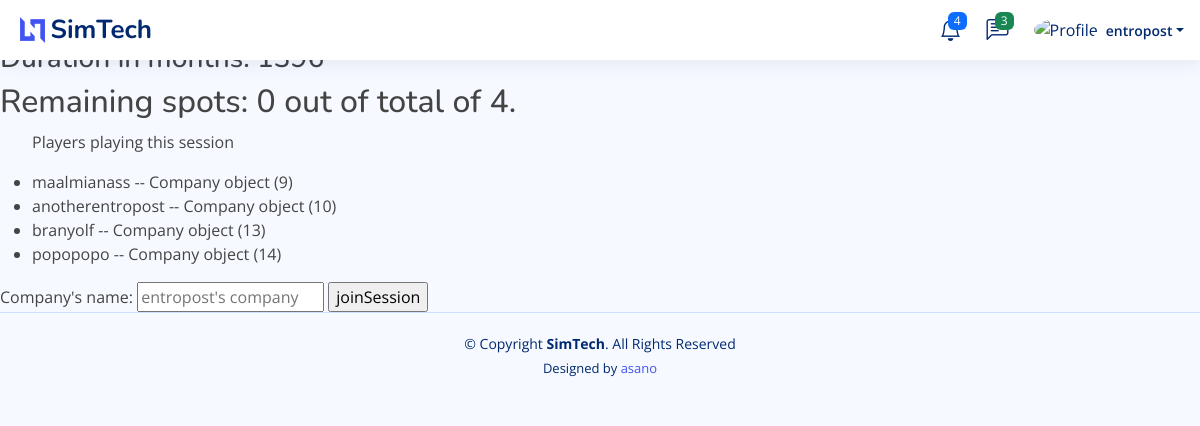
Page /join/session/5 (signed in) on the committed database.
### simGame/models.py (models this page shows)
class Company(models.Model):
    simgame = models.ForeignKey(simGame, on_delete = models.RESTRICT)
    owner = models.ForeignKey(User, on_delete = models.RESTRICT, null = True)
    month = models.IntegerField()
    name = models.CharField(max_length=100)
    priceP1 = models.DecimalField(max_digits=8, decimal_places=2, null = True, blank = True)
    priceP2 = models.DecimalField(max_digits=8, decimal_places=2, null = True, blank = True)
    priceP3 = models.DecimalField(max_digits=8, decimal_places=2, null = True, blank = True)
    pubBrand = models.DecimalField(max_digits=8, decimal_places=2, null = True, blank = True)
    pubP1 = models.DecimalField(max_digits=8, decimal_places=2, null = True, blank = True)
    pubP2 = models.DecimalField(max_digits=8, decimal_places=2, null = True, blank = True)
    pubP3 = models.DecimalField(max_digits=8, decimal_places=2, null = True, blank = True)
    payDelP1 = models.IntegerField(null = True, blank = True)
    payDelP2 = models.IntegerField(null = True, blank = True)
    payDelP3 = models.IntegerField(null = True, blank = True)
    prodOrderP1 = models.IntegerField(null = True, blank = True)
    prodOrderP2 = models.IntegerField(null = True, blank = True)
    prodOrderP3 = models.IntegerField(null = True, blank = True)
    acqMoul = models.IntegerField(null = True, blank = True)
    acqFin = models.IntegerField(null = True, blank = True)
    cesMoul = models.IntegerField(null = True, blank = True)
    cesFin = models.IntegerField(null = True, blank = True)
    newLeasingMoul = models.IntegerField(null = True, blank = True)
    newLeasingFin = models.IntegerField(null = True, blank = True)
    comWood1 = models.DecimalField(max_digits=8, decimal_places=2, null = True, blank = True)
    comWood2 = models.DecimalField(max_digits=8, decimal_places=2, null = True, blank = True)
    comWood3 = models.DecimalField(max_digits=8, decimal_places=2, null = True, blank = True)
    comPlastic1 = models.DecimalField(max_digits=8, decimal_places=2, null = True, blank = True)
    comPlastic2 = models.DecimalField(max_digits=8, decimal_places=2, null = True, blank = True)
    comPlastic3 = models.DecimalField(max_digits=8, decimal_places=2, null = True, blank = True)
    commercialRepHirings = models.IntegerField(null = True, blank = True)
    commercialRepDismissals = models.IntegerField(null = True, blank = True)
    commercialRepBaseSalary = models.DecimalField(max_digits=8, decimal_places=2, null = True, blank = True)
    commercialRepCommisions = models.DecimalField(max_digits=4, decimal_places=2, null = True, blank = True)
    productionDirHirings = models.IntegerField(null = True, blank = True)
    productionDirDismissals = models.IntegerField(null = True, blank = True)
    productionDirBaseSalary = models.DecimalField(max_digits=8, decimal_places=2, null = True, blank = True)
    productionExecHirings = models.IntegerField(null = True, blank = True)
    productionExecDismissals = models.IntegerField(null = True, blank = True)
    productionExecBaseSalary = models.DecimalField(max_digits=8, decimal_places=2, null = True, blank = True)
    productionEmpHirings = models.IntegerField(null = True, blank = True)
    productionEmpDismissals = models.IntegerField(null = True, blank = True)
    productionEmpBaseSalary = models.DecimalField(max_digits=8, decimal_places=2, null = True, blank = True)
    supplyDirHirings = models.IntegerField(null = True, blank = True)
    supplyDirDismissals = models.IntegerField(null = True, blank = True)
    supplyDirBaseSalary = models.DecimalField(max_digits=8, decimal_places=2, null = True, blank = True)
    supplyExecHirings = models.IntegerField(null = True, blank = True)
    supplyExecDismissals = models.IntegerField(null = True, blank = True)
    supplyExecBaseSalary = models.DecimalField(max_digits=8, decimal_places=2, null = True, blank = True)
    supplyEmpHirings = models.IntegerField(null = True, blank = True)
    supplyEmpDismissals = models.IntegerField(null = True, blank = True)
    supplyEmpBaseSalary = models.DecimalField(max_digits=8, decimal_places=2, null = True, blank = True)
    administrationDirHirings = models.IntegerField(null = True, blank = True)
    administrationDirDismissals = models.IntegerField(null = True, blank = True)
    administrationDirBaseSalary = models.DecimalField(max_digits=8, decimal_places=2, null = True, blank = True)
    administrationExecHirings = models.IntegerField(null = True, blank = True)
    administrationExecDimissals = models.IntegerField(null = True, blank = True)
    administrationExecBaseSalary = models.IntegerField(null = True, blank = True)
    administrationEmpHirings = models.IntegerField(null = True, blank = True)
    administrationEmpDismissals = models.IntegerField(null = True, blank = True)
    administrationEmpBaseSalary = models.DecimalField(max_digits=8, decimal_places=2, null = True, blank = True)
    savingsInvestment = models.DecimalField(max_digits=10, decimal_places=2, null = True, blank = True)
    savingsWithdrawal = models.DecimalField(max_digits=10, decimal_places=2, null = True, blank = True)
    insuranceSubscription = models.BooleanField(null = True, blank = True)
    scoreQAP1 = models.DecimalField(max_digits=5, decimal_places=2, null = True, blank = True)
    scoreQAP2 = models.DecimalField(max_digits=5, decimal_places=2, null = True, blank = True)
    scoreQAP3 = models.DecimalField(max_digits=5, decimal_places=2, null = True, blank = True)
    scoreQPP1 = models.DecimalField(max_digits=5, decimal_places=2, null = True, blank = True)
    scoreQPP2 = models.DecimalField(max_digits=5, decimal_places=2, null = True, blank = True)
    scoreQPP3 = models.DecimalField(max_digits=5, decimal_places=2, null = True, blank = True)
    scoreSatP1 = models.DecimalField(max_digits=5, decimal_places=2, null = True, blank = True)
    scoreSatP2 = models.DecimalField(max_digits=5, decimal_places=2, null = True, blank = True)
    scoreSatP3 = models.DecimalField(max_digits=5, decimal_places=2, null = True, blank = True)
    scorePubBrandP1 = models.DecimalField(max_digits=5, decimal_places=2, null = True, blank = True)
    scorePubBrandP2 = models.DecimalField(max_digits=5, decimal_places=2, null = True, blank = True)
    scorePubBrandP3 = models.DecimalField(max_digits=5, decimal_places=2, null = True, blank = True)
    scorePubP1 = models.DecimalField(max_digits=5, decimal_places=2, null = True, blank = True)
    scorePubP2 = models.DecimalField(max_digits=5, decimal_places=2, null = True, blank = True)
    scorePubP3 = models.DecimalField(max_digits=5, decimal_places=2, null = True, blank = True)
    scorePayDelP1 = models.DecimalField(max_digits=5, decimal_places=2, null = True, blank = True)
    scorePayDelP2 = models.DecimalField(max_digits=5, decimal_places=2, null = True, blank = True)
    scorePayDelP3 = models.DecimalField(max_digits=5, decimal_places=2, null = True, blank = True)
    scoreSellingForceP1 = models.DecimalField(max_digits=5, decimal_places=2, null = True, blank = True)
    scoreSellingForceP2 = models.DecimalField(max_digits=5, decimal_places=2, null = True, blank = True)
    scoreSellingForceP3 = models.DecimalField(max_digits=5, decimal_places=2, null = True, blank = True)
    salesP1 = models.IntegerField(null = True, blank = True)
    salesP2 = models.IntegerField(null = True, blank = True)
    salesP3 =  models.IntegerField(null = True, blank = True)
    salesGlob = models.IntegerField(null = True, blank = True)
    revenueP1 = models.DecimalField(max_digits=12, decimal_places=2, null = True, blank = True)
    revenueP2 = models.DecimalField(max_digits=12, decimal_places=2, null = True, blank = True)
    revenueP3 = models.DecimalField(max_digits=12, decimal_places=2, null = True, blank = True)
    revenueGlob = models.DecimalField(max_digits=12, decimal_places=2, null = True, blank = True)
    decisionsSaved = models.BooleanField(default=False)
    is_simulated = models.BooleanField(default=False)
    created_at = models.DateTimeField(auto_now_add=True)
    updated_at = models.DateTimeField(auto_now=True)
    revenueVariations = models.DecimalField(max_digits=5, decimal_places=2, null=True, blank=True)
    salesVariations = models.DecimalField(max_digits=5, decimal_places=2, null=True, blank=True)
    marketPartP1 = models.DecimalField(max_digits=5, decimal_places=2, null=True, blank=True)
    marketPartP2 = models.DecimalField(max_digits=5, decimal_places=2, null=True, blank=True)
    marketPartP3 = models.DecimalField(max_digits=5, decimal_places=2, null=True, blank=True)
    marketPartGlob = models.DecimalField(max_digits=5, decimal_places=2, null=True, blank=True)
    marketPartVar = models.DecimalField(max_digits=5, decimal_places=2, null=True, blank=True)
    intangibleAssets = models.DecimalField(max_digits=12, decimal_places=2, null=True, blank=True)
    land = models.DecimalField(max_digits=12, decimal_places=2, null=True, blank=True)
    constructions = models.DecimalField(max_digits=12, decimal_places=2, null=True, blank=True)
    machines = models.DecimalField(max_digits=12, decimal_places=2, null=True, blank=True)
    rawMaterials = models.DecimalField(max_digits=12, decimal_places=2, null=True, blank=True)
    finishedProducts = models.DecimalField(max_digits=12, decimal_places=2, null=True, blank=True)
    accountsReceivable = models.DecimalField(max_digits=12, decimal_places=2, null=True, blank=True)
    defferedTaxAssets = models.DecimalField(max_digits=12, decimal_places=2, null=True, blank=True)
    taxDeposit = models.DecimalField(max_digits=12, decimal_places=2, null=True, blank=True)
    savingsAccount = models.DecimalField(max_digits=12, decimal_places=2, null=True, blank=True)
    cash = models.DecimalField(max_digits=12, decimal_places=2, null=True, blank=True)
    capital = models.DecimalField(max_digits=12, decimal_places=2, null=True, blank=True)
    legalReserves = models.DecimalField(max_digits=12, decimal_places=2, null=True, blank=True)
    optionalReserves = models.DecimalField(max_digits=12, decimal_places=2, null=True, blank=True)
    retainedEarnings = models.DecimalField(max_digits=12, decimal_places=2, null=True, blank=True)
    riskProvisons = models.DecimalField(max_digits=12, decimal_places=2, null=True, blank=True)
    loans = models.DecimalField(max_digits=12, decimal_places=2, null=True, blank=True)
    accountsPayable = models.DecimalField(max_digits=12, decimal_places=2, null=True, blank=True)
    defferedTaxLiabilities = models.DecimalField(max_digits=12, decimal_places=2, null=True, blank=True)
    incomeTaxLiabilities = models.DecimalField(max_digits=12, decimal_places=2, null=True, blank=True)
    otherLiabilities = models.DecimalField(max_digits=12, decimal_places=2, null=True, blank=True)

### simGame/views.py (the view, shortened to what this page needs)
# urls.py: path("join/session/<int:pk>", views.joinSession, name='join-session'),
@login_required(login_url='login')
def joinSession(request, pk):
    game = simGame.objects.get(pk=pk)
    candidates = Company.objects.filter(simgame=game)
    message = None
    flag = request.user not in [candidate.owner for candidate in candidates]
    context = {"session":game, "candidates":candidates, "message":message, "remaining":game.maxCompanies - candidates.count(), "maxplayers" : game.maxCompanies, "flag":flag}
    return render(request, "join-session.html", context)

### simGame/templates/join-session.html (shortened to what this page needs)
{% extends 'base.html' %}
{% block content %}
<h3>Join {{session.name}} </h3>
<h3>Duration in months: {{session.duration}}</h3>
<div><h2>Remaining spots: {{remaining}} out of total of {{maxplayers}}.</h2></div>
<div>
    <ul> <p>Players playing this session</p>
        {% for candidate in candidates %}
        <li>{{candidate.owner}} -- {{candidate}}</li>
        {% endfor %}
    </ul>
</div>
{% if flag %}
<div>
    <form method="POST" action="">
        <label>Company's name:</label>
        <input type="text" name="company-name" placeholder="{{request.user}}'s company" />
        <input type="submit" value="joinSession" />
    </form>
</div>
{% else %}
<div><p>You're already registered in this session</p></div>
{% endif %}
{% endblock content %}

### simGame/templates/navbar_base.html (shortened to what this page needs)
{% load static %}
  <header id="header" class="header fixed-top d-flex align-items-center">
    <div class="d-flex align-items-center justify-content-between">
      <a href="index.html" class="logo d-flex align-items-center">
        <img src="{% static 'assets/img/logo.png' %}" alt="">
        <span class="d-none d-lg-block">SimTech</span>
      </a>
    </div>
    <nav class="header-nav ms-auto">
      <ul class="d-flex align-items-center">
        <li class="nav-item dropdown">
          <a class="nav-link nav-icon" href="#" data-bs-toggle="dropdown">
            <i class="bi bi-bell"></i>
            <span class="badge bg-primary badge-number">4</span>
          </a>
        </li>
        <li class="nav-item dropdown">
          <a class="nav-link nav-icon" href="#" data-bs-toggle="dropdown">
            <i class="bi bi-chat-left-text"></i>
            <span class="badge bg-success badge-number">3</span>
          </a>
        </li>
        <li class="nav-item dropdown pe-3">
          <a class="nav-link nav-profile d-flex align-items-center pe-0" href="#" data-bs-toggle="dropdown">
            <img src='https://i.redd.it/yci2euprdtt51.jpg' alt="Profile" class="rounded-circle">
            {% if request.user.is_authenticated %}
            <span class="d-none d-md-block dropdown-toggle ps-2">{{request.user.username}}</span>
            {% else %}
            <p>Login</p>
            {% endif %}
          </a>
        </li>
      </ul>
    </nav>
  </header>

### simGame/static/assets/css/style.css (style rules this page uses)
:root { scroll-behavior: smooth; }
body { font-family: "Open Sans", sans-serif; background: #f6f9ff; color: #444444; }
a { color: #4154f1; text-decoration: none; }
h1, h2, h3, h4, h5, h6 { font-family: "Nunito", sans-serif; }
.logo { line-height: 1; }
@media (min-width: 1200px) { .logo { width: 280px; } }
.logo img { max-height: 26px; margin-right: 6px; }
.logo span { font-size: 26px; font-weight: 700; color: #012970; font-family: "Nunito", sans-serif; }
.header { transition: all 0.5s; z-index: 997; height: 60px; box-shadow: 0px 2px 20px rgba(1, 41, 112, 0.1); background-color: #fff; padding-left: 20px; }
.header-nav ul { list-style: none; }
.header-nav>ul { margin: 0; padding: 0; }
.header-nav .nav-icon { font-size: 22px; color: #012970; margin-right: 25px; position: relative; }
.header-nav .nav-profile { color: #012970; }
.header-nav .nav-profile img { max-height: 36px; }
.header-nav .nav-profile span { font-size: 14px; font-weight: 600; }
.header-nav .badge-number { position: absolute; inset: -2px -5px auto auto; font-weight: normal; font-size: 12px; padding: 3px 6px; }

### rows in the picture
Company: owner "maalmianass", id "Company object (9)"
Company: owner "anotherentropost", id "Company object (10)"
Company: owner "branyolf", id "Company object (13)"
Company: owner "popopopo", id "Company object (14)"

### other values in the picture
{{ request.user.username }} "entropost"
{{ remaining }} "0"
{{ maxplayers }} "4"
